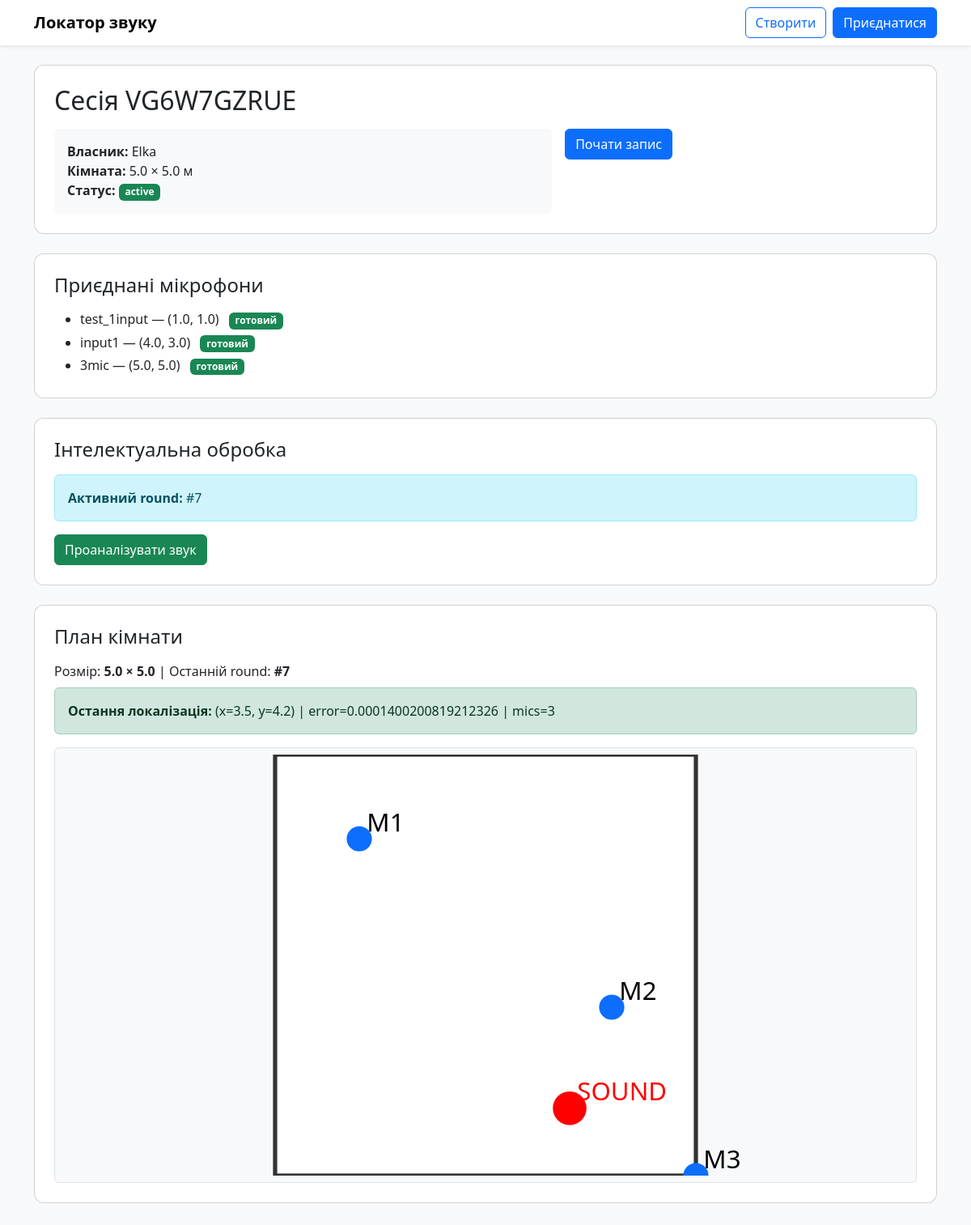
Screenshot of /session/VG6W7GZRUE/ with the database file from the repository.
### core/models.py (models this page shows, shortened)
class Session(models.Model):
    start_time = models.DateTimeField(auto_now_add=True)
    end_time = models.DateTimeField(null=True, blank=True)
    code = models.CharField(default=generate_code, max_length=10, unique=True)
    owner_name = models.CharField(max_length=100)
    width = models.FloatField()
    height = models.FloatField()
    is_active = models.BooleanField(default=True)

class Microphone(models.Model):
    session = models.ForeignKey(Session, on_delete=models.CASCADE, related_name='microphone_data')
    device_name = models.CharField(max_length=100)
    x_coordinate = models.FloatField()
    y_coordinate = models.FloatField()
    is_ready = models.BooleanField(default=False)
    connected_at = models.DateTimeField(auto_now_add=True)

class RecordingRound(models.Model):
    session = models.ForeignKey(Session, on_delete=models.CASCADE, related_name="rounds")
    created_at = models.DateTimeField(auto_now_add=True)
    is_active = models.BooleanField(default=True)

class LocalizationResult(models.Model):
    round = models.OneToOneField("RecordingRound", on_delete=models.CASCADE, related_name="result")
    method = models.CharField(max_length=50, default="grid_tdoa")
    estimated_x = models.FloatField(null=True, blank=True)
    estimated_y = models.FloatField(null=True, blank=True)
    error = models.FloatField(null=True, blank=True)
    created_at = models.DateTimeField(auto_now_add=True)
    num_mics = models.PositiveIntegerField(default=0)

### core/views.py (the view)
# urls.py: path('session/<str:code>/', views.session_detail, name='session_detail'),
def session_detail(request, code):
    session = get_object_or_404(Session, code=code)
    active_round = (
        RecordingRound.objects
        .filter(session=session, is_active=True)
        .order_by("-created_at")
        .first()
    )
    last_round = (
        RecordingRound.objects
        .filter(session=session)
        .order_by("-created_at")
        .first()
    )
    last_result = None
    if last_round:
        last_result = getattr(last_round, "result", None)
    mics = session.microphone_data.all().order_by("id")
    W = float(session.width)
    H = float(session.height)
    min_dim = max(1.0, min(W, H))  # щоб не ділило на 0
    mic_r = min_dim * 0.03        # 3% від min(W,H)
    sound_r = min_dim * 0.04      # 4%
    mic_r = max(0.12, min(mic_r, 2.0))
    sound_r = max(0.16, min(sound_r, 2.5))
    fs = min_dim * 0.06           # 6% від min(W,H)
    fs = max(0.25, min(fs, 2.2))
    dx = mic_r * 0.6
    dy = -mic_r * 0.6
    aspect = W / H if H else 1.0
    svg_height = 520
    if aspect > 3:
        svg_height = 360
    elif aspect < 1:
        svg_height = 600
    return render(request, "session_detail.html", {
        "session": session,
        "mics": mics,
        "active_round": active_round,
        "last_round": last_round,
        "last_result": last_result,
        "mic_r": mic_r,
        "sound_r": sound_r,
        "fs": fs,
        "dx": dx,
        "dy": dy,
        "svg_height": svg_height,
})

### templates/session_detail.html (shortened to what this page needs)
{% extends "base.html" %}
{% block content %}
<div class="card p-4 mb-4">
  <h2 class="mb-3">Сесія {{ session.code }}</h2>
  <div class="row g-3">
    <div class="col-md-7">
      <div class="p-3 bg-light rounded">
        <div><b>Власник:</b> {{ session.owner_name }}</div>
        <div><b>Кімната:</b> {{ session.width }} × {{ session.height }} м</div>
        <div>
          <b>Статус:</b>
          {% if session.is_active %}
            <span class="badge bg-success">active</span>
          {% else %}
            <span class="badge bg-secondary">inactive</span>
          {% endif %}
        </div>
      </div>
    </div>
    <div class="col-md-5 d-flex align-items-start">
      <form method="post" action="{% url 'start_recording' code=session.code %}">
        <button type="submit" class="btn btn-primary">
          Почати запис
        </button>
      </form>
    </div>
  </div>
</div>
<div class="card p-4 mb-4">
  <h4 class="mb-3">Приєднані мікрофони</h4>
  <ul class="mb-0">
    {% for mic in session.microphone_data.all %}
      <li class="mb-1">
        {{ mic.device_name }} — ({{ mic.x_coordinate }}, {{ mic.y_coordinate }})
        {% if mic.is_ready %}
          <span class="badge bg-success ms-2">готовий</span>
        {% else %}
          <span class="badge bg-warning text-dark ms-2">не готовий</span>
        {% endif %}
      </li>
    {% empty %}
      <li>Немає мікрофонів</li>
    {% endfor %}
  </ul>
</div>
<div class="card p-4 mb-4">
  <h4 class="mb-3">Інтелектуальна обробка</h4>
  {% if active_round %}
    <div class="alert alert-info mb-3">
      <b>Активний round:</b> #{{ active_round.id }}
    </div>
    <form method="post" action="{% url 'process_round' round_id=active_round.id %}">
      <button type="submit" class="btn btn-success">
        Проаналізувати звук
      </button>
    </form>
  {% else %}
    <div class="alert alert-warning mb-0">
      <b>Немає активного round.</b> Натисніть «Почати запис».
    </div>
  {% endif %}
</div>
<div class="card p-4 mb-4">
  <h4 class="mb-3">План кімнати</h4>
  <p class="mb-2">
    Розмір: <b>{{ session.width }} × {{ session.height }}</b>
    {% if last_round %} | Останній round: <b>#{{ last_round.id }}</b>{% endif %}
  </p>
  {% if last_result %}
    <div class="alert alert-success">
      <b>Остання локалізація:</b>
      (x={{ last_result.estimated_x }}, y={{ last_result.estimated_y }})
      | error={{ last_result.error }}
      | mics={{ last_result.num_mics }}
    </div>
  {% else %}
    <div class="alert alert-secondary">
      <i>Ще немає результату локалізації. Натисніть “Проаналізувати звук”.</i>
    </div>
  {% endif %}
  {% with W=session.width H=session.height %}
<div class="border rounded p-2 bg-light">
  <svg viewBox="0 0 {{ session.width }} {{ session.height }}"
     width="100%"
     height="{{ svg_height }}"
     preserveAspectRatio="xMidYMid meet"
     style="display:block;">
  <rect x="0" y="0"
        width="{{ session.width }}" height="{{ session.height }}"
        fill="white" stroke="#333" stroke-width="0.05"/>
  {% for mic in mics %}
    <circle cx="{{ mic.x_coordinate }}" cy="{{ mic.y_coordinate }}"
            r="{{ mic_r }}" fill="#0d6efd"/>
    <text x="{{ mic.x_coordinate }}" y="{{ mic.y_coordinate }}"
          font-size="{{ fs }}" dx="{{ dx }}" dy="{{ dy }}" fill="#000">
      M{{ mic.id }}
    </text>
  {% endfor %}
  {% if last_result %}
    <circle cx="{{ last_result.estimated_x }}" cy="{{ last_result.estimated_y }}"
            r="{{ sound_r }}" fill="red"/>
    <text x="{{ last_result.estimated_x }}" y="{{ last_result.estimated_y }}"
          font-size="{{ fs }}" dx="{{ dx }}" dy="{{ dy }}" fill="red">
      SOUND
    </text>
  {% endif %}
</svg>
</div>
{% endwith %}
{% endblock %}

### templates/base.html (style rules this page uses)
body { background-color: #f8f9fa; }
.card { border-radius: 12px; }

### rows the page displays
Session: code "VG6W7GZRUE", owner_name "Elka", width "5.0", height "5.0"
Microphone: device_name "test_1input", x_coordinate "1.0", y_coordinate "1.0", is_ready "готовий"
Microphone: device_name "input1", x_coordinate "4.0", y_coordinate "3.0", is_ready "готовий"
Microphone: device_name "3mic", x_coordinate "5.0", y_coordinate "5.0", is_ready "готовий"
RecordingRound: id "7"
LocalizationResult: estimated_x "3.5", estimated_y "4.2", error "0.0001400200819212326", num_mics "3"
